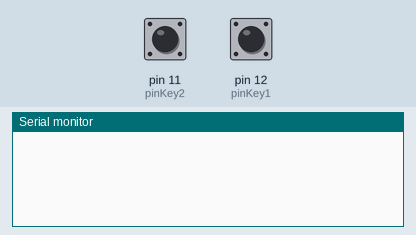
The sketch below on a simulated Arduino Uno, built with avr-gcc and run on an emulated ATmega328P. Shown: the last lines printed to the serial monitor. The inputs (shaded band) are chosen by the test bench; at power-on: pin 11 (pinKey2) HIGH, pin 12 (pinKey1) HIGH.

Above: at 1.2 s.
1.3 s: pin 11 (pinKey2) pulled LOW for 0.15 s
At 1.8 s:
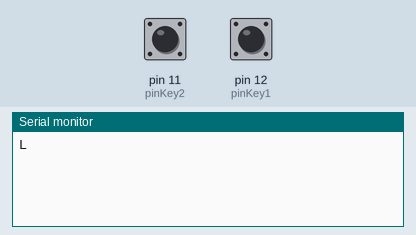
2.9 s: pin 12 (pinKey1) pulled LOW for 0.15 s
At 4.2 s:
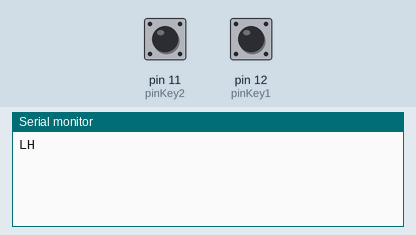

The sketch:

15-dve-platu.ino
```cpp
const int pinKey1 = 12; // піни кнопок
const int pinKey2 = 11;

void setup() {
  Serial.begin(9600);        // увімкнення Serial
  pinMode(pinKey1, INPUT_PULLUP); // кнопка 1 з підтяжкою
  pinMode(pinKey2, INPUT_PULLUP); // кнопка 2 з підтяжкою
}

void loop() {
  if (digitalRead(pinKey1) == LOW) { // кнопка 1 натиснута
    Serial.print("H");
    delay(300); // невелика затримка від дребезгу
  }

  if (digitalRead(pinKey2) == LOW) { // кнопка 2 натиснута
    Serial.print("L");
    delay(300);
  }
}
```

Measured:
- after the input at 1.3 s, the serial monitor: prints a new line at once (image 1)
- after the input at 2.9 s, the serial monitor: prints a new line at once (image 2)
